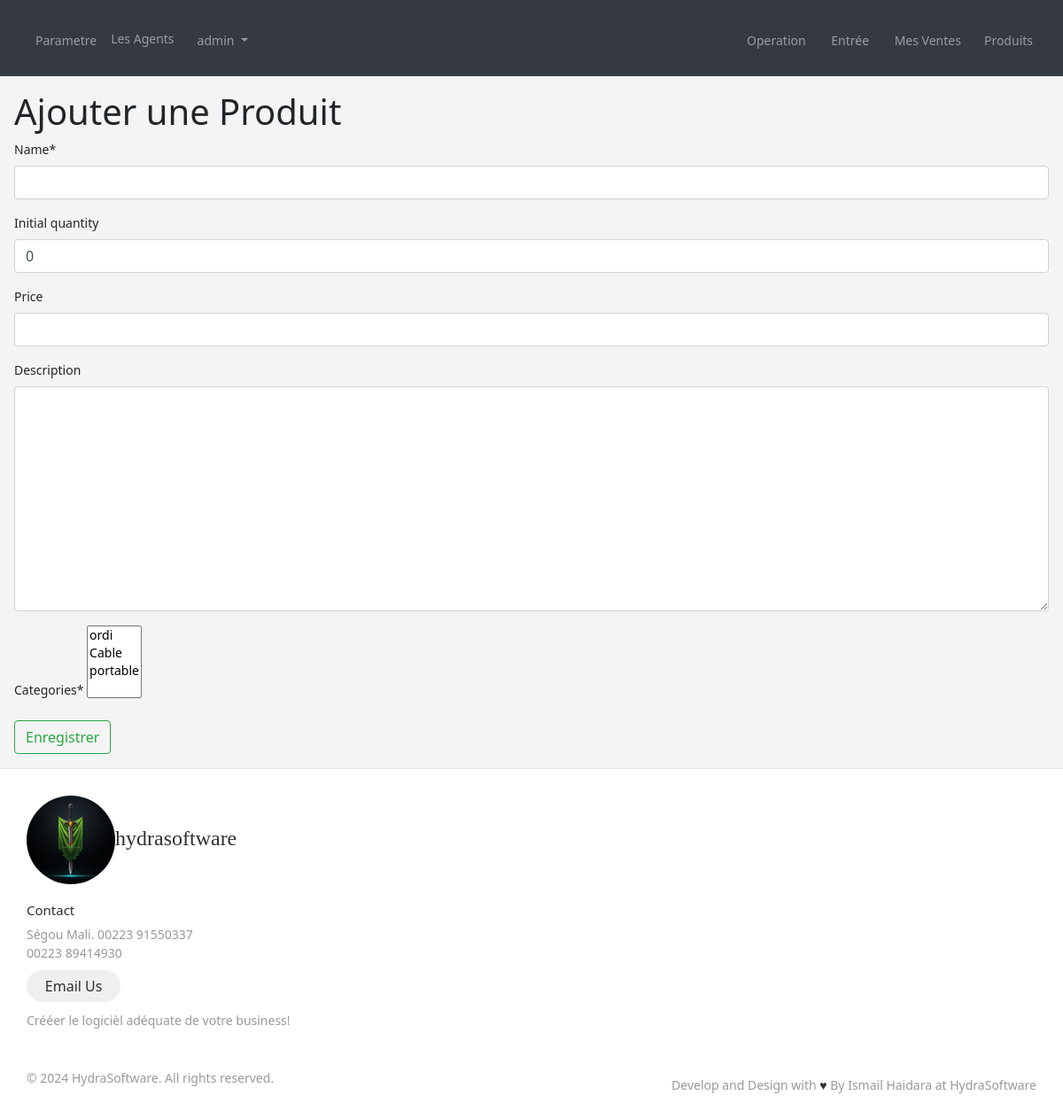
The app's page /stock/create/ (signed in), older data.
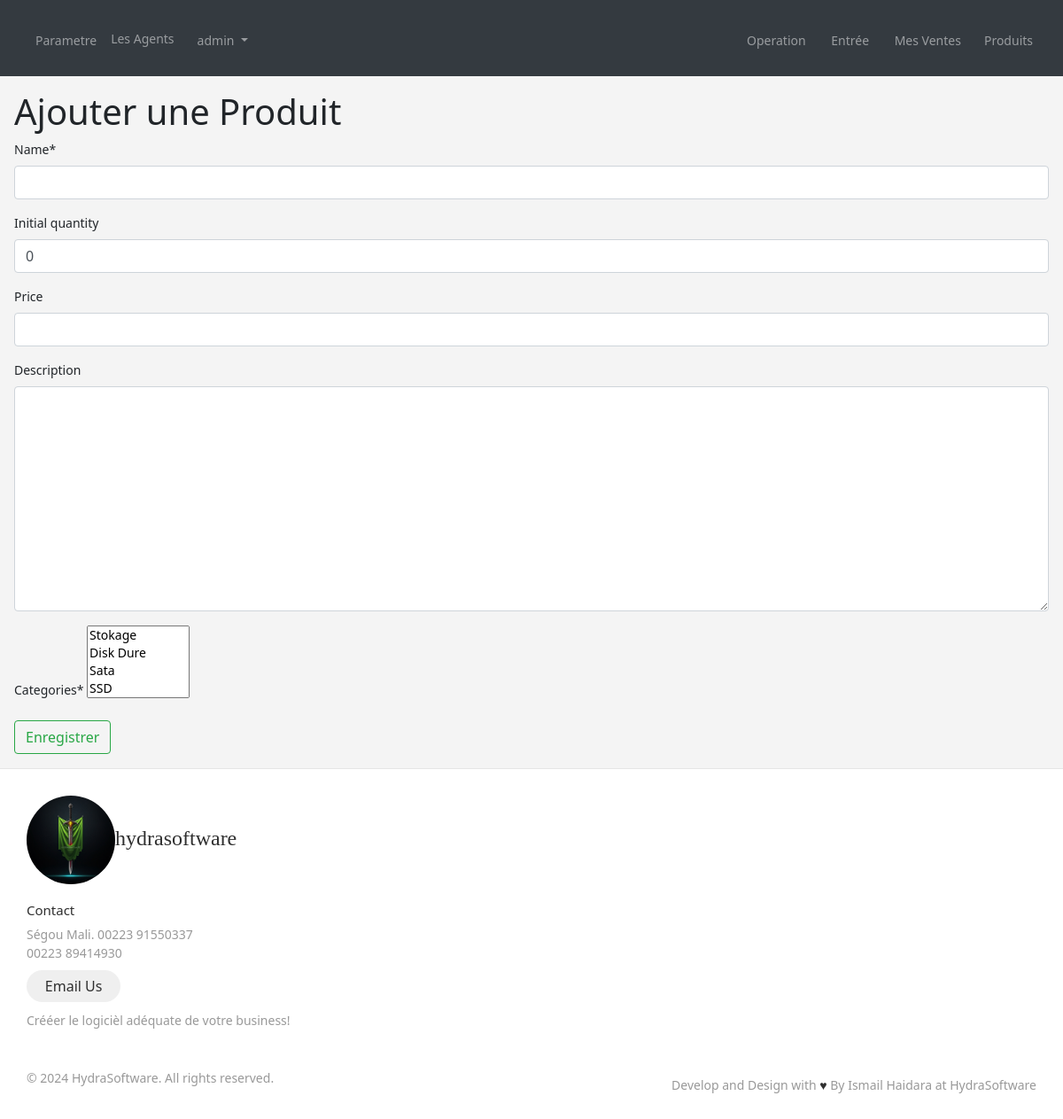
The same page, newer data.
### stock/views.py (the view, shortened to what this page needs)
# urls.py: path('create/', views.StockCreateView.as_view(), name='stock_create'),
class StockCreateView(LoginRequiredMixin, generic.CreateView):
    model = Stock
    fields = ("name", "initial_quantity", "price", "description", "categories")
    template_name = 'stock/create.html'
    success_url = reverse_lazy("stock_list")
    login_url = login

### stock/models.py (called while the page is built)
    def __str__(self):
        return self.name

### templates/stock/create.html (shortened to what this page needs)
{% extends "_base.html" %}
{% load crispy_forms_tags %}
{% block content %}
<div class="m-9">
    <h1 class="m-9">
        Ajouter une Produit
    </h1>
</div>
<form class="my-6" method="post">
    {{form|crispy}}
    <input class="btn btn-outline-success" type="submit" value="Enregistrer">
</form>
{% endblock content %}

Row changes from the older to the newer data that the page shows:
changed Category: name "ordi" → "Stokage" (drawn)
Text that changed along with them:
form field categories: "ordi / Cable / portable" → "Stokage / Disk Dure / Sata / SSD"
